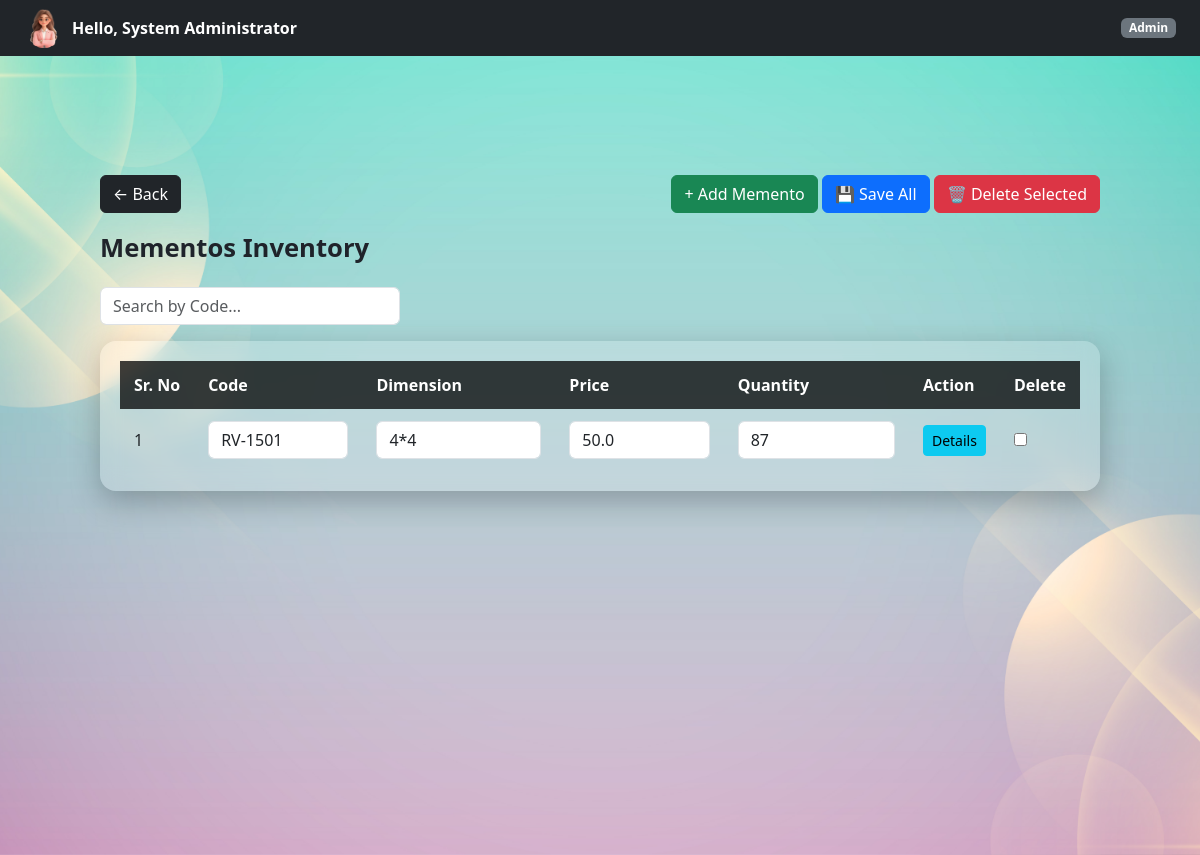
Screenshot of /admin/mementos (signed in) with the database file from the repository.
### controller/models.py (models this page shows)
class Memento(db.Model):
    __tablename__ = "mementos"
    id = db.Column(db.Integer, primary_key=True)
    code = db.Column(
        db.String(100),
        nullable=False,
        unique=True
    )
    dimension = db.Column(db.String(100), nullable=False)
    price = db.Column(db.Float, nullable=False)
    quantity = db.Column(db.Integer, default=0)
    materials = db.relationship(
    "MementoMaterial",
    backref="memento",
    cascade="all, delete-orphan"
)

### controller/admin.py (the view)
@admin_bp.route("/mementos")
@login_required
@role_required("Admin")
def view_mementos():
    mementos = Memento.query.all()
    foils = Foil.query.all()
    paints = Paint.query.all()
    accessories = Accessory.query.all()
    boards = Board.query.all()
    return render_template(
        "admin/memento.html",
        mementos=mementos,
        foils=foils,
        paints=paints,
        accessories=accessories,
        boards=boards
    )

### templates/admin/memento.html (shortened to what this page needs)
{% extends "base.html" %}
{% block page_class %}company-dashboard-bg{% endblock %}
{% block free_content %}
{% include "partials/navbar.html" %}
<div class="dashboard-container">
    <div class="d-flex justify-content-between align-items-center mb-3">
        <a href="{{ url_for('admin.dashboard') }}"
           class="btn btn-dark">
            ← Back
        </a>
        <div>
            <button class="btn btn-success"
                    onclick="addMementoRow()">
                + Add Memento
            </button>
            <button form="mementoForm"
                    class="btn btn-primary">
                💾 Save All
            </button>
            <button type="button"
                    class="btn btn-danger"
                    onclick="deleteSelectedMementos()">
                🗑 Delete Selected
            </button>
        </div>
    </div>
    <div class="page-title">
        Mementos Inventory
    </div>
    <input
        type="text"
        id="searchInput"
        placeholder="Search by Code..."
        class="form-control mb-3"
        style="max-width:300px;"
    >
    <form
        id="mementoForm"
        method="POST"
        action="{{ url_for('admin.bulk_update_mementos') }}"
    >
        <div class="glass-table">
            <table>
                <thead>
                    <tr>
                        <th>Sr. No</th>
                        <th>Code</th>
                        <th>Dimension</th>
                        <th>Price</th>
                        <th>Quantity</th>
                        <th>Action</th>
                        <th>Delete</th>
                    </tr>
                </thead>
                <tbody id="mementoTableBody">
                    {% for memento in mementos %}
                    <tr>
                        <td class="sr-no">
                            {{ loop.index }}
                        </td>
                        <td>
                            <input
                                name="code[]"
                                value="{{ memento.code }}"
                                class="form-control"
                            >
                        </td>
                        <td>
                            <input
                                name="dimension[]"
                                value="{{ memento.dimension }}"
                                class="form-control"
                            >
                        </td>
                        <td>
                            <input
                                name="price[]"
                                value="{{ memento.price }}"
                                class="form-control"
                            >
                        </td>
                        <td>
                            <input
                                name="quantity[]"
                                value="{{ memento.quantity }}"
                                class="form-control"
                            >
                        </td>
                        <td>
                            <button
                                type="button"
                                class="btn btn-info btn-sm"
                                data-memento-id="{{ memento.id }}"
                                onclick="openMaterialModal(this.dataset.mementoId)">
                                Details
                            </button>
                        </td>
                        <td>
                            <input
                                type="checkbox"
                                name="selected_ids[]"
                                value="{{ memento.id }}"
                            >
                        </td>
                    </tr>
                    {% endfor %}
                </tbody>
            </table>
        </div>
    </form>
</div>
{% endblock %}

### templates/base.html (shortened to what this page needs)
<!DOCTYPE html>
<html lang="en">
<head>
    <link rel="stylesheet" href="{{ url_for('static', filename='styles/bootstrap/css/bootstrap.min.css') }}">
    <link rel="stylesheet" href="{{ url_for('static', filename='styles/main.css') }}">
</head>
<body>
<div class="page-wrapper {% block page_class %}{% endblock %}">
    {% block free_content %}{% endblock %}
</div>
</body>
</html>

### templates/partials/navbar.html (shortened to what this page needs)
<nav class="navbar navbar-dark bg-dark fixed-top px-4 d-flex justify-content-between">
    <a
        class="d-flex align-items-center text-white text-decoration-none"
        data-bs-toggle="offcanvas"
        href="#profileSidebar"
        role="button"
    >
        <img
            src="{{ url_for('static', filename='scripts/images/profile.png') }}"
            width="40"
            height="40"
            class="rounded-circle me-2"
        >
        <strong>Hello, {{ session.get("user_name") }}</strong>
    </a>
    <span class="badge bg-secondary">
        {% if "Admin" in session.get("roles", []) %}
            Admin
        {% else %}
            Employee
        {% endif %}
    </span>
</nav>

### static/styles/main.css (style rules this page uses)
html, body { height: 100%; margin: 0; }
.page-wrapper { min-height: 100vh; width: 100%; display: flex; align-items: flex-start; justify-content: center; }
.company-dashboard-bg { background: url("../scripts/images/company1.jpg") no-repeat center center/cover; }
.dashboard-container { width: 100%; padding: 90px 40px 40px; }
.page-wrapper { padding: 30px 60px; }
.page-title { font-size: 1.6rem; font-weight: 600; color: #1f232a; margin-bottom: 20px; }
.glass-table { background: rgba(255, 255, 255, 0.18); backdrop-filter: blur(10px); -webkit-backdrop-filter: blur(10px); border-radius: 16px; padding: 20px; box-shadow: 0 10px 30px rgba(0, 0, 0, 0.25); width: 100%; overflow-x: auto; }
.glass-table table { width: 100%; border-collapse: collapse; }
.glass-table thead { background: rgba(0, 0, 0, 0.75); color: #ffffff; }
.glass-table th, .glass-table td { padding: 12px 14px; text-align: left; white-space: nowrap; }
.glass-table tbody tr { border-bottom: 1px solid rgba(255, 255, 255, 0.15); }
.glass-table tbody tr:last-child { border-bottom: none; }
body { padding-top: 55px; }

### rows the page displays
Memento: code "RV-1501", dimension "4*4", price "50.0", quantity "87"

### other values shown
{{ session.get("user_name") }} "System Administrator"
